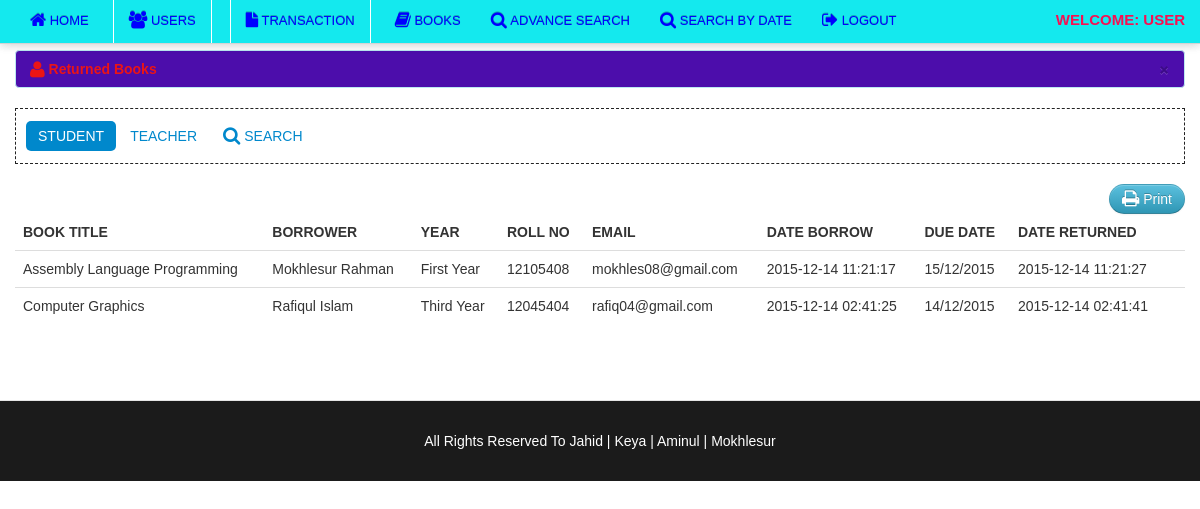
Screenshot of /member/return.php (signed in) with the database file from the repository.
### tables this page shows
CREATE TABLE IF NOT EXISTS `borrow` (
  `borrow_id` int(11) NOT NULL,
  `member_id` bigint(50) NOT NULL,
  `date_borrow` varchar(100) NOT NULL,
  `due_date` varchar(100) DEFAULT NULL
);

CREATE TABLE IF NOT EXISTS `book` (
  `book_id` int(11) NOT NULL,
  `book_title` varchar(100) NOT NULL,
  `category_id` int(50) NOT NULL,
  `author` varchar(50) NOT NULL,
  `book_copies` int(11) NOT NULL,
  `edition` varchar(30) NOT NULL,
  `publisher_name` varchar(100) NOT NULL,
  `isbn` varchar(50) NOT NULL,
  `copyright_year` int(11) NOT NULL,
  `date_added` datetime NOT NULL,
  `status` varchar(30) NOT NULL
);

CREATE TABLE IF NOT EXISTS `member` (
  `member_id` int(11) NOT NULL,
  `firstname` varchar(100) NOT NULL,
  `lastname` varchar(100) NOT NULL,
  `username` varchar(100) NOT NULL,
  `gender` varchar(10) NOT NULL,
  `address` varchar(100) NOT NULL,
  `roll` varchar(30) NOT NULL,
  `contact` varchar(100) NOT NULL,
  `type` varchar(100) NOT NULL,
  `year_level` varchar(100) NOT NULL,
  `password` varchar(100) NOT NULL
);

CREATE TABLE IF NOT EXISTS `borrowdetails` (
  `borrow_details_id` int(11) NOT NULL,
  `book_id` int(11) NOT NULL,
  `borrow_id` int(11) NOT NULL,
  `borrow_status` varchar(50) NOT NULL,
  `date_return` varchar(100) NOT NULL
);

### member/return.php (the view, shortened to what this page needs)
<?php include('header.php'); ?>
<?php include('navbar.php'); ?>
    <div class="container">
		<div class="margin-top">
			<div class="row">
				<div class="span12">
						<div class="alert alert-info">
										<button type="button" class="close" data-dismiss="alert">&times;</button>
										<strong><i class="icon-user icon-large"></i>&nbsp;Returned Books</strong>
									</div>
										<ul class="nav nav-pills">
											<li class="active"><a href="return.php">Student</a></li>
											<li ><a href="teacher_return.php">Teacher</a></li>
											<li><a href="#myModal4" data-toggle="modal"><i class="icon-search icon-large"></i>&nbsp;Search</a></li>
										</ul>
                            <table cellpadding="0" cellspacing="0" border="0" class="table" id="example">
								<div class="pull-right">
								<a href="" onclick="window.print()" class="btn btn-info"><i class="icon-print icon-large"></i> Print</a>
								</div>
                                <thead>
                                    <tr>
                                        <th>Book title</th>
                                        <th>Borrower</th>
                                        <th>Year</th>
										<th>Roll No</th>
										<th>Email</th>
                                        <th>Date Borrow</th>
                                        <th>Due Date</th>
                                        <th>Date Returned</th>
                                    </tr>
                                </thead>
                                <tbody>
                                  <?php  $user_query=mysql_query("select * from borrow
								LEFT JOIN member ON borrow.member_id = member.member_id
								LEFT JOIN borrowdetails ON borrow.borrow_id = borrowdetails.borrow_id
								LEFT JOIN book on borrowdetails.book_id =  book.book_id
								where borrowdetails.borrow_status = 'returned' and member.type='student'
								ORDER BY borrow.borrow_id DESC
								  ")or die(mysql_error());
									while($row=mysql_fetch_array($user_query)){
									$id=$row['borrow_id'];
									?>
									<tr class="del<?php echo $id ?>">
                                    <td><?php echo $row['book_title']; ?></td>
                                    <td><?php echo $row['firstname']." ".$row['lastname']; ?></td>
                                    <td><?php echo $row['year_level']; ?></td>
									<td><?php echo $row['roll']; ?></td>
									<td><?php echo $row['username']; ?>@gmail.com</td>
									<td><?php echo $row['date_borrow']; ?></td>
                                    <td><?php echo $row['due_date']; ?> </td>
									<td><?php echo $row['date_return']; ?> </td>
                                    <td></td>
                                    </tr>
									<?php  }  ?>
                                </tbody>
                            </table>
			   </div>
			</div>
		</div>
    </div>
<?php include('footer.php') ?>

### css/docs.css (style rules this page uses)
body { font-family:'TR Century Gothic',Helvetica,Arial,sans-serif !important; }
.btn { border-radius: 25px !important; }
.alert { text-shadow: none; }
.nav-tabs, .nav-pills { border: 1px dashed #222 !important; padding: 10px; }
th { text-transform:uppercase; }
.nav li a { text-transform:uppercase; }
.margin-top { margin-top:50px; }
body { background: url(../img/grid_noise.png); position: relative; }

### css/print.css (style rules this page uses)
th { text-align:left; }
td { text-align:left; border-top:1px solid; padding:2px; }
.btn { display:none; }
.alert { display:none; }
body { font-family:arial; font-size:13px; }
.nav { display:none; }

### rows the page displays
borrow: book.book_title "Assembly Language Programming", member.firstname "Mokhlesur", member.lastname "Rahman", member.year_level "First Year", member.roll "12105408", member.username "mokhles08", date_borrow "2015-12-14 11:21:17", due_date "15/12/2015", borrowdetails.date_return "2015-12-14 11:21:27"
borrow: book.book_title "Computer Graphics", member.firstname "Rafiqul", member.lastname "Islam", member.year_level "Third Year", member.roll "12045404", member.username "rafiq04", date_borrow "2015-12-14 02:41:25", due_date "14/12/2015", borrowdetails.date_return "2015-12-14 02:41:41"
